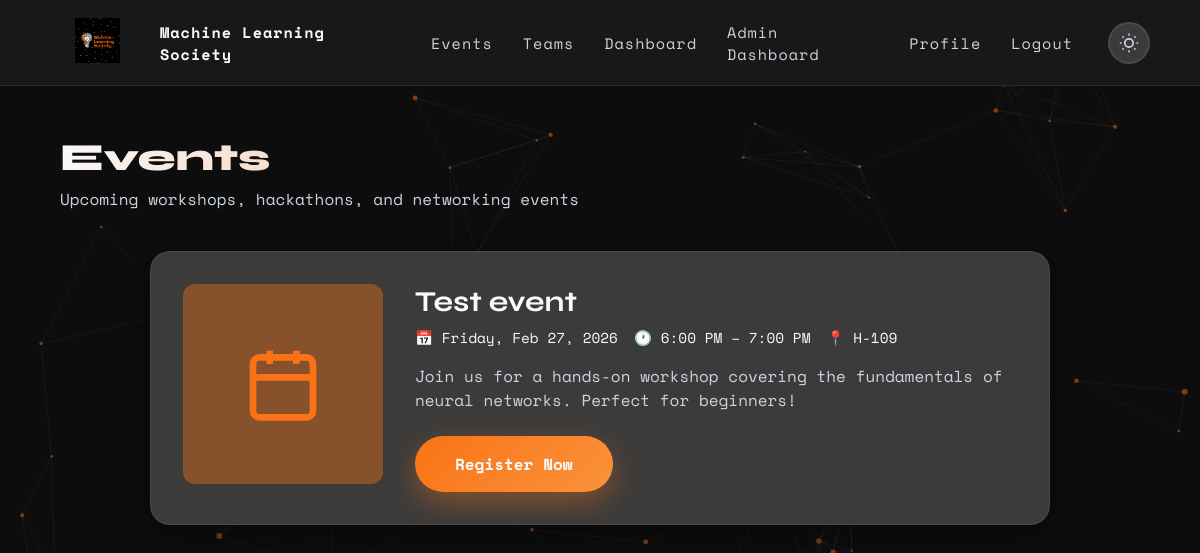
Screenshot of /events/ (signed in) with the database file from the repository.
### website/models.py (models this page shows)
class Event(models.Model):
    title = models.CharField()
    details = models.TextField()
    start_time = models.TimeField()
    end_time = models.TimeField()
    date = models.DateField()
    location = models.CharField()
    image = models.ImageField(default="uploaded_media/events/events_icon.svg", upload_to="uploaded_media/events")
    registration_link = models.URLField()
    new_tab = models.BooleanField("Open registration link in new tab?", default=True)

### website/views.py (the view)
# urls.py: path("events/", views.student_events, name="events"),
@login_required(login_url="/")
def student_events(request: WSGIRequest):
    return render(request, "student-events.html", {'events': Event.objects.all()})

### website/context_processors.py (called while the page is built)
def prereqData(request):
    social_en = False
    if SocialAccountModels.SocialApp.objects.count() > 0:
        social_en = True
    return {
        "majors":        Major.objects.all().order_by("name"),
        "nationalities": list(countries),
        "now":           timezone.now(),   # handy for footer copyright year etc.
        "socials_enabled": social_en,
    }

### templates/student-events.html (shortened to what this page needs)
{% extends "base.html" %}
{% load static %}
{% block content %}
<div class="dashboard-content">
  <div class="dashboard-welcome">
    <h1>Events</h1>
    <p>Upcoming workshops, hackathons, and networking events</p>
  </div>
  <div style="max-width: 900px; margin: 0 auto; display: flex; flex-direction: column; gap: 2rem;">
     {% for event in events %}
    <div class="dashboard-card fade-in visible">
      <div style="display: grid; grid-template-columns: 200px 1fr; gap: 2rem; align-items: start;">
        <div style="background: var(--accent-glow); border-radius: 12px; height: 200px; display: flex; align-items: center; justify-content: center; flex-shrink: 0;">
          <svg width="80" height="80" viewBox="0 0 24 24" fill="none" stroke="var(--accent)" stroke-width="2">
            <rect x="3" y="4" width="18" height="18" rx="2" ry="2"></rect>
            <line x1="16" y1="2" x2="16" y2="6"></line>
            <line x1="8" y1="2" x2="8" y2="6"></line>
            <line x1="3" y1="10" x2="21" y2="10"></line>
          </svg>
        </div>
        <div>
          <h2 style="font-family: 'Syne', sans-serif; font-size: 1.8rem; margin-bottom: 0.5rem;">{{event.title}}</h2>
          <div style="display: flex; flex-wrap: wrap; gap: 1rem; margin-bottom: 1rem; color: var(--text-secondary); font-size: 0.9rem;">
            <span>📅 {{event.date|date:"l, M j, Y "}}</span>
            <span>🕐 {{event.start_time|date:"g:i A"}} – {{event.end_time|date:"g:i A"}}</span>
            <span>📍 {{event.location}}</span>
          </div>
          <p style="color: var(--text-secondary); margin-bottom: 1.5rem;">
            Join us for a hands-on workshop covering the fundamentals of neural networks. Perfect for beginners!
          </p>
          <a class="btn" href="{{event.registration_link}}" {% if event.new_tab %}target="_blank"{% endif %}>
            <span>Register Now</span>
          </a>
        </div>
      </div>
    </div>
    {% endfor %}
  </div>
</div>
{% endblock content %}

### static/styles.css (style rules this page uses)
:root { --bg-primary: #ffffff; --bg-secondary: #f8fafc; --bg-dark: #f1f5f9; --text-primary: #0f172a; --text-secondary: #475569; --text-link: #1666d6; --accent: #f97316; --accent-light: #fb923c; --accent-glow: rgba(249, 115, 22, 0.3); --card-bg: #ffffff; --navbar-bg: rgba(255, 255, 255, 0.85); --shadow: rgba(15, 23, 42, 0.1); --neural-line: rgba(15, 23, 42, 0.08); --neural-node: rgba(249, 115, 22, 0.6); --input-bg: #f8fafc; --input-border: #e2e8f0; --popup-bg: #ffffff; }
[data-theme="dark"] { --bg-primary: #0d0d0d; --bg-secondary: #0d0d0d; --bg-dark: #3b3b3b; --text-primary: #f8fafc; --text-secondary: #cbd5e1; --accent: #f97316; --accent-light: #fb923c; --accent-glow: rgba(249, 115, 22, 0.4); --card-bg: #3b3b3b; --navbar-bg: #181818; --shadow: rgba(0, 0, 0, 0.4); --neural-line: rgba(248, 250, 252, 0.08); --neural-node: rgba(249, 115, 22, 0.8); --input-bg: #1e1e1e; --input-border: rgba(255, 255, 255, 0.12); --popup-bg: #1a1a1a; }
*, *::before, *::after { margin: 0; padding: 0; box-sizing: border-box; }
html { scroll-behavior: smooth; }
body { font-family: "Space Mono", monospace; background: var(--bg-primary); color: var(--text-primary); transition: background-color 0.5s ease, color 0.5s ease; overflow-x: hidden; }
a { color: var(--text-link); text-decoration: none; cursor: pointer; }
span { font-family: "Space Mono", monospace; color: var(--text-primary); }
.btn { position: relative; display: inline-flex; padding: 16px 40px; background: linear-gradient(135deg, var(--accent), var(--accent-light)); color: white; border: none; text-decoration: none; border-radius: 50px; font-family: "Space Mono", monospace; font-weight: 700; font-size: 1rem; overflow: hidden; transition: all 0.4s ease; box-shadow: 0 10px 30px var(--accent-glow); opacity: 0; cursor: pointer; animation: fadeIn 0s ease-out 0s forwards; justify-content: center; align-items: center; }
.btn span { position: relative; z-index: 1; }
.fade-in { opacity: 0; transform: translateY(40px); transition: opacity 0.7s ease, transform 0.7s ease; }
.fade-in.visible { opacity: 1; transform: translateY(0); }

### static/app-styles.css (style rules this page uses)
.dashboard-content { padding: 3rem 5%; max-width: 1400px; margin: 0 auto; }
.dashboard-welcome { margin-bottom: 2.5rem; animation: fadeInUp 0.5s ease-out; }
.dashboard-welcome h1 { font-family: "Syne", sans-serif; font-size: 2.4rem; font-weight: 800; margin-bottom: 6px; background: linear-gradient(135deg, var(--text-primary), var(--accent)); -webkit-background-clip: text; -webkit-text-fill-color: transparent; background-clip: text; }
.dashboard-welcome p { color: var(--text-secondary); font-size: 1rem; }
.dashboard-card { background: var(--card-bg); border: 1px solid var(--neural-line); border-radius: 20px; padding: 2rem; box-shadow: 0 10px 36px var(--shadow); transition: transform 0.25s, box-shadow 0.25s, border-color 0.25s; position: relative; overflow: hidden; }
.dashboard-card::before { content: ''; position: absolute; top: 0; left: 0; right: 0; height: 3px; background: linear-gradient(90deg, var(--accent), var(--accent-light)); transform: scaleX(0); transform-origin: left; transition: transform 0.3s; }

### rows the page displays
Event: title "Test event", date "Friday, Feb 27, 2026", start_time "6:00 PM", end_time "7:00 PM", location "H-109"
